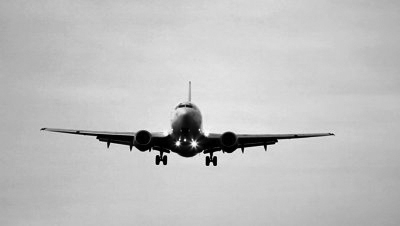
%> input picture Plane.jpg, 400 x 226 px
$ octave Otsus.m   (GNU Octave 9; MATLAB toolbox functions it lacks are replaced by stand-ins)
%> lines starting %> are read from the running program, lines starting %| are printed output that depends on the picture; in (x1, y1, x2, y2) boxes, pixels count from 0 and x2, y2 are one past the last pixel; in counts of white or black regions, pixels touching at a corner belong together; the program's own positions count from 1
%% Find Threshold using Between class variance
clear all;clc;close all

% Read Image
img=imread('Plane.jpg');
%> img is the input picture: size 226x400 uint8; min 0, max 255, mean 191.9
temp=double(img);
% Calculate Histogram
histo=zeros(1,256);
[l,n]=size(temp);
%> l = 226; n = 400
for i=1:l
    for j=1:n
        histo(temp(i,j)+1)= histo(temp(i,j)+1)+1;   % Calculate Histogram of input image
    end
end
%> after the loop, histo = 256 values, max 2985 at index 204, min 0 at index 255, mean 353.1
% find the Probability
p=histo./(l*n);
%> p = 256 values, max 0.033 at index 204, min 0 at index 255, mean 0.00391
i=0:255;
% Calculate Between class variance
VARB=[];
for k=1:length(p)
    q1=(sum(p(1:k)));
    q2=(1-q1);
    m1=inv(q1)*(i(1:k)*p(1:k)');
    m2=inv(q2)*(i(k+1:length(p))*p((k+1:length(p)))');
    var1=((i(1:k)-m1).^2*p(1:k)')/q1;
    var2=((i(k+1:length(p))-m2).^2*p(k+1:length(p))')/q2;
    mg=q1*m1+q2*m2;
    varB=(q1*(mg-m1)^2)/q2;
    VARB=[VARB,varB];
end
%> this loop made 256 passes
%> (q1, q2, m1, m2, var1, var2, varB) on passes 11 to 13: (0.0185, 0.982, 3.73, 195.4, 8.65, 738.1, 666.1), (0.0192, 0.981, 4.02, 195.5, 10.32, 712.2, 692), (0.0201, 0.98, 4.35, 195.7, 12.42, 684.3, 719.9)
%> after the loop, VARB = 256 values, max 1148.8 at index 113, min 3.64e-12 at index 256, mean 771.5

% Plot Variance
figure,plot(VARB),grid on
%> after `grid on`:
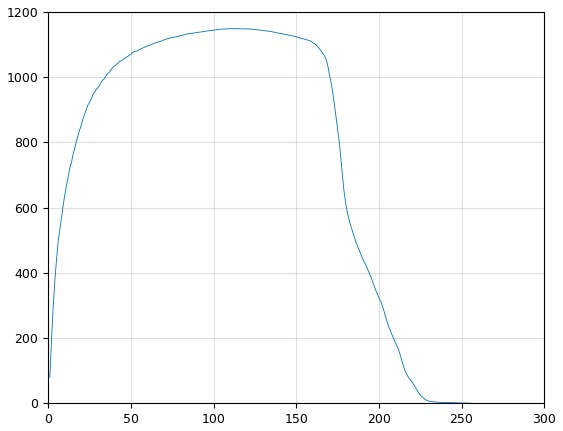
%> figure redrawn from the program's plot data; curve peaks at x = 113, y = 1148.8
[min,I]=sort(VARB,'descend');
%> min = 256 values, max 1148.8 at index 1, min 3.64e-12 at index 256, mean 771.5; I = 256 values, max 256 at index 256, min 1 at index 217, mean 128.5
% Find the threshold and display output
threshold=I(1);
%> threshold = 113
temp(temp>threshold) = 255;
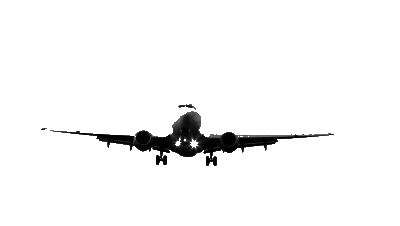
%> temp: size 226x400 double; min 0, max 255, mean 245.8
temp(temp<=threshold) = 0;
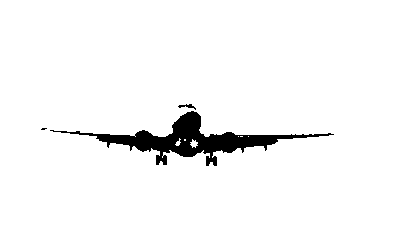
%> temp: size 226x400 double; 96% white; 3 black regions (1 under 20 px), largest, box (x1, y1, x2, y2) and area: (50, 111, 334, 166) 3600, (178, 104, 196, 110) 44
figure,imshow(img)
figure,imshow(temp)
%% Find threshold using Lambda and K and compare the values
clear all;clc;close all

% Read Image
img=imread('Plane.jpg');
temp=double(img);
% Calculate Histogram
histo=zeros(1,256);
[l,n]=size(temp);
for i=1:l
    for j=1:n
        histo(temp(i,j)+1)= histo(temp(i,j)+1)+1;   % Calculate Histogram of input image
    end
end
% find the Probability
p=histo./(l*n);
i=1:256;
% Global Mean and Variance
mg=sum(i.*p(i));
%> mg = 192.9
VarG=sum((i-mg).^2.*p(i));
%> VarG = 1390.7

% Calculate Between class variance
VARB=[];
for k=1:length(p)
    q1=(sum(p(1:k)));
    q2=(1-q1);
    m1=inv(q1)*(i(1:k)*p(1:k)');
    m2=inv(q2)*(i(k+1:length(p))*p((k+1:length(p)))');
    var1=((i(1:k)-m1).^2*p(1:k)')/q1;
    var2=((i(k+1:length(p))-m2).^2*p(k+1:length(p))')/q2;
    mg=q1*m1+q2*m2;
    varB=(q1*(mg-m1)^2)/q2;
    VARB=[VARB,varB];
end
%> this loop made 256 passes
%> (q1, q2, m1, m2, var1, var2, varB) on passes 11 to 13: (0.0185, 0.982, 4.73, 196.4, 8.65, 738.1, 666.1), (0.0192, 0.981, 5.02, 196.5, 10.32, 712.2, 692), (0.0201, 0.98, 5.35, 196.7, 12.42, 684.3, 719.9)

% Calculate Lambda and K
for i=1:length(VARB)
    lambda(i)=VARB(i)./VarG;
end
for i=1:length(VARB)
    K(i)=VarG./(VarG-VARB(i));
end

% Find the threshold and compare the result for lambda and K
[min1,I1]=sort(lambda,'descend');
threshold1=I1(1);

[min2,I2]=sort(K,'descend');
threshold2=I2(1);
